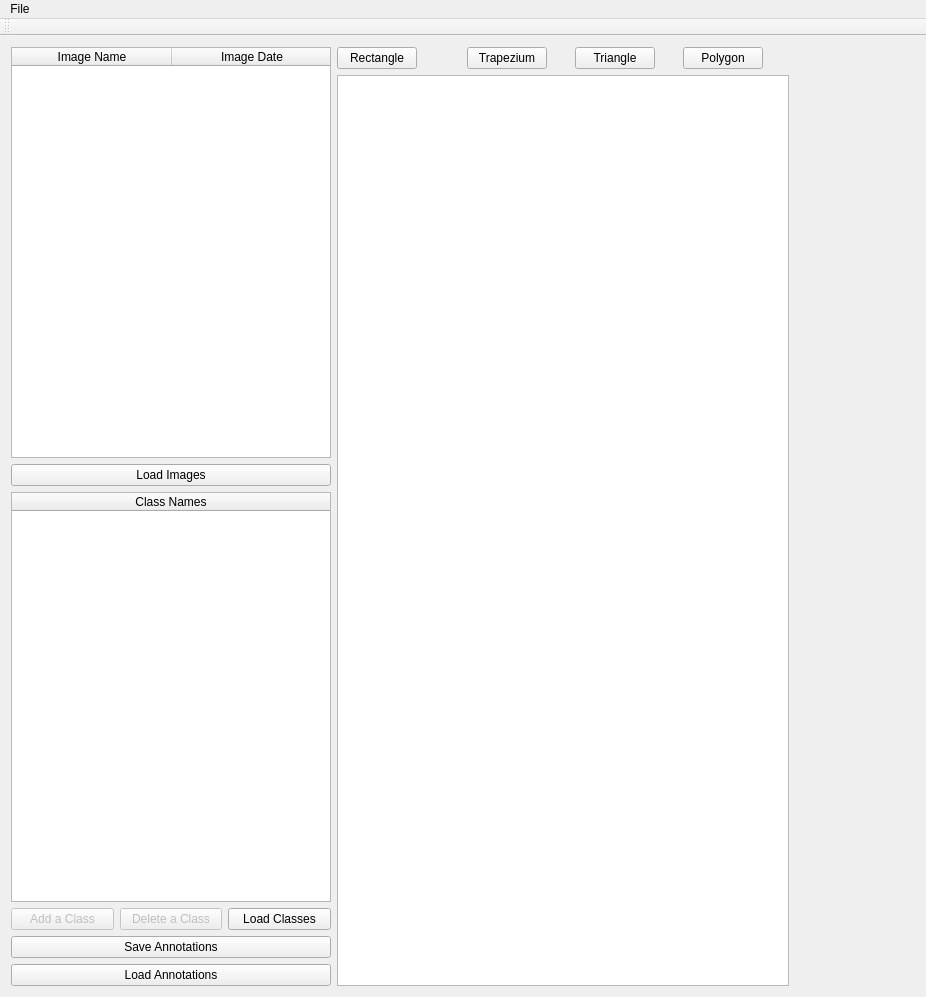
<?xml version="1.0" encoding="UTF-8"?>
<ui version="4.0">
 <class>AnnotationsApp</class>
 <widget class="QMainWindow" name="AnnotationsApp">
  <property name="geometry">
   <rect>
    <x>0</x>
    <y>0</y>
    <width>926</width>
    <height>997</height>
   </rect>
  </property>
  <property name="sizePolicy">
   <sizepolicy hsizetype="Ignored" vsizetype="Fixed">
    <horstretch>0</horstretch>
    <verstretch>0</verstretch>
   </sizepolicy>
  </property>
  <property name="minimumSize">
   <size>
    <width>800</width>
    <height>600</height>
   </size>
  </property>
  <property name="windowTitle">
   <string>SDI Annotations</string>
  </property>
  <widget class="QWidget" name="centralWidget">
   <layout class="QFormLayout" name="formLayout">
    <item row="0" column="0">
     <layout class="QGridLayout" name="gridLayout_3">
      <item row="2" column="0">
       <widget class="QTableWidget" name="tblClasses">
        <property name="sizePolicy">
         <sizepolicy hsizetype="Fixed" vsizetype="Expanding">
          <horstretch>0</horstretch>
          <verstretch>0</verstretch>
         </sizepolicy>
        </property>
        <property name="minimumSize">
         <size>
          <width>320</width>
          <height>0</height>
         </size>
        </property>
        <property name="selectionMode">
         <enum>QAbstractItemView::SingleSelection</enum>
        </property>
        <property name="selectionBehavior">
         <enum>QAbstractItemView::SelectRows</enum>
        </property>
        <property name="showGrid">
         <bool>false</bool>
        </property>
        <property name="gridStyle">
         <enum>Qt::NoPen</enum>
        </property>
        <property name="cornerButtonEnabled">
         <bool>false</bool>
        </property>
        <attribute name="horizontalHeaderCascadingSectionResizes">
         <bool>true</bool>
        </attribute>
        <attribute name="horizontalHeaderShowSortIndicator" stdset="0">
         <bool>true</bool>
        </attribute>
        <attribute name="horizontalHeaderStretchLastSection">
         <bool>true</bool>
        </attribute>
        <attribute name="verticalHeaderVisible">
         <bool>false</bool>
        </attribute>
        <column>
         <property name="text">
          <string>Class Names</string>
         </property>
        </column>
       </widget>
      </item>
      <item row="5" column="0">
       <widget class="QPushButton" name="btnLoadAnnotations">
        <property name="text">
         <string>Load Annotations</string>
        </property>
       </widget>
      </item>
      <item row="4" column="0">
       <widget class="QPushButton" name="btnSaveAnnotations">
        <property name="text">
         <string>Save Annotations</string>
        </property>
       </widget>
      </item>
      <item row="0" column="0">
       <widget class="QTableWidget" name="tblImages">
        <property name="sizePolicy">
         <sizepolicy hsizetype="Fixed" vsizetype="Expanding">
          <horstretch>0</horstretch>
          <verstretch>0</verstretch>
         </sizepolicy>
        </property>
        <property name="minimumSize">
         <size>
          <width>320</width>
          <height>0</height>
         </size>
        </property>
        <property name="horizontalScrollBarPolicy">
         <enum>Qt::ScrollBarAlwaysOff</enum>
        </property>
        <property name="selectionMode">
         <enum>QAbstractItemView::SingleSelection</enum>
        </property>
        <property name="selectionBehavior">
         <enum>QAbstractItemView::SelectRows</enum>
        </property>
        <property name="showGrid">
         <bool>false</bool>
        </property>
        <property name="gridStyle">
         <enum>Qt::NoPen</enum>
        </property>
        <property name="sortingEnabled">
         <bool>false</bool>
        </property>
        <property name="rowCount">
         <number>0</number>
        </property>
        <property name="columnCount">
         <number>2</number>
        </property>
        <attribute name="horizontalHeaderDefaultSectionSize">
         <number>160</number>
        </attribute>
        <attribute name="horizontalHeaderHighlightSections">
         <bool>false</bool>
        </attribute>
        <attribute name="horizontalHeaderShowSortIndicator" stdset="0">
         <bool>true</bool>
        </attribute>
        <attribute name="horizontalHeaderStretchLastSection">
         <bool>true</bool>
        </attribute>
        <attribute name="verticalHeaderVisible">
         <bool>false</bool>
        </attribute>
        <attribute name="verticalHeaderMinimumSectionSize">
         <number>18</number>
        </attribute>
        <attribute name="verticalHeaderShowSortIndicator" stdset="0">
         <bool>false</bool>
        </attribute>
        <attribute name="verticalHeaderStretchLastSection">
         <bool>false</bool>
        </attribute>
        <column>
         <property name="text">
          <string>Image Name</string>
         </property>
        </column>
        <column>
         <property name="text">
          <string>Image Date</string>
         </property>
        </column>
       </widget>
      </item>
      <item row="3" column="0">
       <layout class="QHBoxLayout" name="horizontalLayout">
        <item>
         <widget class="QPushButton" name="btnAddClass">
          <property name="enabled">
           <bool>false</bool>
          </property>
          <property name="text">
           <string>Add a Class</string>
          </property>
         </widget>
        </item>
        <item>
         <widget class="QPushButton" name="btnDeleteClass">
          <property name="enabled">
           <bool>false</bool>
          </property>
          <property name="text">
           <string>Delete a Class</string>
          </property>
         </widget>
        </item>
        <item>
         <widget class="QPushButton" name="btnLoadClasses">
          <property name="text">
           <string>Load Classes</string>
          </property>
         </widget>
        </item>
       </layout>
      </item>
      <item row="1" column="0">
       <widget class="QPushButton" name="btnLoadImages">
        <property name="sizePolicy">
         <sizepolicy hsizetype="Fixed" vsizetype="Fixed">
          <horstretch>0</horstretch>
          <verstretch>0</verstretch>
         </sizepolicy>
        </property>
        <property name="minimumSize">
         <size>
          <width>320</width>
          <height>0</height>
         </size>
        </property>
        <property name="text">
         <string>Load Images</string>
        </property>
       </widget>
      </item>
     </layout>
    </item>
    <item row="0" column="1">
     <layout class="QGridLayout" name="gridLayout" columnstretch="0,0,0,0">
      <item row="0" column="2">
       <widget class="QPushButton" name="btnTriangle">
        <property name="sizePolicy">
         <sizepolicy hsizetype="Fixed" vsizetype="Fixed">
          <horstretch>0</horstretch>
          <verstretch>0</verstretch>
         </sizepolicy>
        </property>
        <property name="text">
         <string>Triangle</string>
        </property>
       </widget>
      </item>
      <item row="0" column="3">
       <widget class="QPushButton" name="btnPolygon">
        <property name="sizePolicy">
         <sizepolicy hsizetype="Fixed" vsizetype="Fixed">
          <horstretch>0</horstretch>
          <verstretch>0</verstretch>
         </sizepolicy>
        </property>
        <property name="text">
         <string>Polygon</string>
        </property>
       </widget>
      </item>
      <item row="0" column="0">
       <widget class="QPushButton" name="btnRectangle">
        <property name="sizePolicy">
         <sizepolicy hsizetype="Fixed" vsizetype="Fixed">
          <horstretch>0</horstretch>
          <verstretch>0</verstretch>
         </sizepolicy>
        </property>
        <property name="text">
         <string>Rectangle</string>
        </property>
       </widget>
      </item>
      <item row="0" column="1">
       <widget class="QPushButton" name="btnTrapezium">
        <property name="sizePolicy">
         <sizepolicy hsizetype="Fixed" vsizetype="Fixed">
          <horstretch>0</horstretch>
          <verstretch>0</verstretch>
         </sizepolicy>
        </property>
        <property name="text">
         <string>Trapezium</string>
        </property>
       </widget>
      </item>
      <item row="1" column="0" colspan="4">
       <widget class="QGraphicsView" name="gvImage">
        <property name="sizePolicy">
         <sizepolicy hsizetype="Preferred" vsizetype="Preferred">
          <horstretch>0</horstretch>
          <verstretch>0</verstretch>
         </sizepolicy>
        </property>
        <property name="minimumSize">
         <size>
          <width>452</width>
          <height>518</height>
         </size>
        </property>
        <property name="acceptDrops">
         <bool>false</bool>
        </property>
        <property name="sizeAdjustPolicy">
         <enum>QAbstractScrollArea::AdjustToContents</enum>
        </property>
        <property name="alignment">
         <set>Qt::AlignLeading|Qt::AlignLeft|Qt::AlignTop</set>
        </property>
        <property name="dragMode">
         <enum>QGraphicsView::ScrollHandDrag</enum>
        </property>
       </widget>
      </item>
     </layout>
    </item>
   </layout>
  </widget>
  <widget class="QMenuBar" name="menuBar">
   <property name="geometry">
    <rect>
     <x>0</x>
     <y>0</y>
     <width>926</width>
     <height>21</height>
    </rect>
   </property>
   <widget class="QMenu" name="menuFile">
    <property name="title">
     <string>File</string>
    </property>
    <addaction name="actionExit"/>
   </widget>
   <addaction name="menuFile"/>
  </widget>
  <widget class="QToolBar" name="mainToolBar">
   <attribute name="toolBarArea">
    <enum>TopToolBarArea</enum>
   </attribute>
   <attribute name="toolBarBreak">
    <bool>false</bool>
   </attribute>
  </widget>
  <action name="actionExit">
   <property name="text">
    <string>Exit</string>
   </property>
  </action>
 </widget>
 <layoutdefault spacing="6" margin="11"/>
 <resources/>
 <connections>
  <connection>
   <sender>actionExit</sender>
   <signal>triggered()</signal>
   <receiver>AnnotationsApp</receiver>
   <slot>close()</slot>
   <hints>
    <hint type="sourcelabel">
     <x>-1</x>
     <y>-1</y>
    </hint>
    <hint type="destinationlabel">
     <x>430</x>
     <y>390</y>
    </hint>
   </hints>
  </connection>
 </connections>
</ui>
